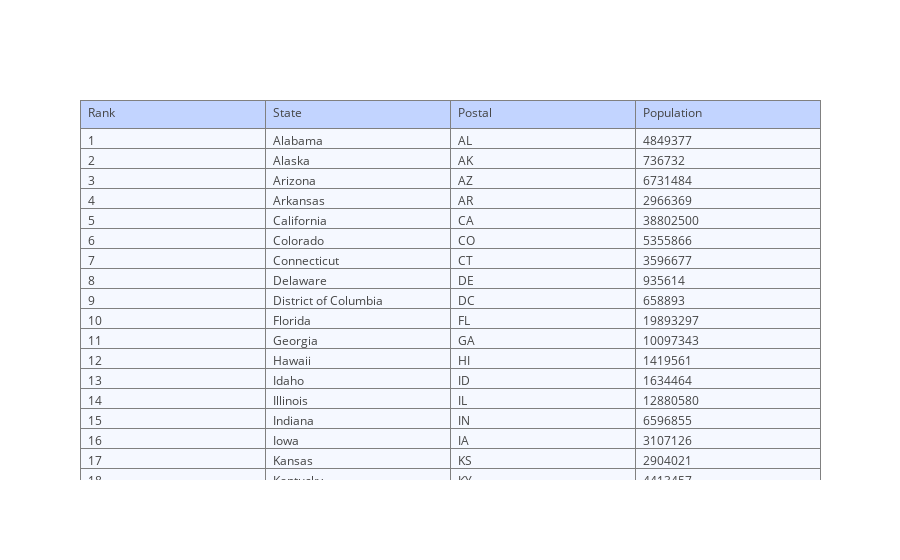

The notebook cell this image was saved under:
### Code cell
fig = go.Figure(data=[trace])
py.offline.iplot(fig)

### Figure 1 — Plotly figure (JSON) as saved in the notebook; plotly's stock layout.template omitted (floating-point values rounded to 4 significant figures; data arrays with more than 128 entries replaced by an {"elided": "..."} marker saying what was removed)
{"data": [{"cells": {"align": ["left", "left", "left", "left", "left"], "fill": {"color": "#F5F8FF"}, "values": {"elided": "4x52 mixed values"}}, "header": {"align": ["left", "left", "left", "left", "left"], "fill": {"color": "#C2D4FF"}, "values": ["Rank", "State", "Postal", "Population"]}, "type": "table"}], "layout": {}}
